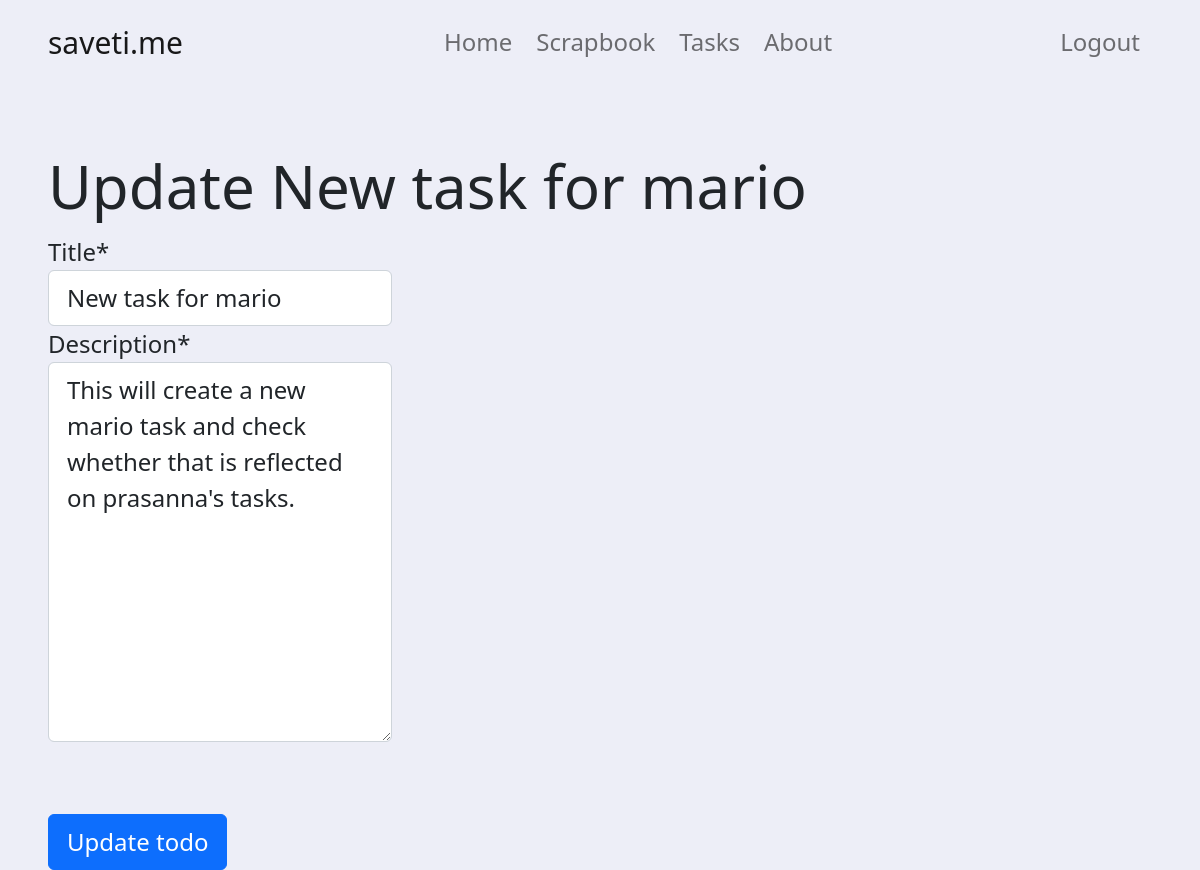
The app's page /task/update/4/ (signed in) with its own data.
### tasks/models.py (models this page shows, shortened)
class Task(models.Model):
    title = models.CharField(max_length=30)
    complete = models.BooleanField(default=False)
    created = models.DateTimeField(auto_now_add=True)
    description = models.TextField()
    author = models.ForeignKey(User,on_delete=models.CASCADE)
    completed_picture = models.ImageField(upload_to='media',blank=True)
    class Meta:
        ordering = ('created',)

### tasks/views.py (the view)
# urls.py: path('task/update/<str:pk>/',views.updateTask,name='updatetask'),
@login_required
def updateTask(request,pk):
    task = Task.objects.get(id=pk)
    form = TaskForm(instance=task)
    if request.method == 'POST':
        form = TaskForm(request.POST,instance=task)
        if form.is_valid():
            form.save()
        return redirect('/list/')
    context = {"task":task,"form":form}
    return render(request,"tasks/update.html",context)

### tasks/forms.py
class TaskForm(forms.ModelForm):
    class Meta:
        model = Task
        fields = ('title','description',)

### templates/tasks/update.html (shortened to what this page needs)
{% extends 'base.html' %}
{% load static %}
{% load crispy_forms_tags %}
{% block content %}
    <div class="container">
        <span style="display: block;height: 66px;"></span>
        <div class="row">
            <h1>Update {{ task.title }}</h1>
            <div class="col-xs-1-12 col-md-4">
                <form method="post">
                    {{ form|crispy }}
                    <br><br>
                    <button class="btn btn-primary" type="submit">Update todo</button>
                </form>
            </div>
        </div>
    </div>
{% endblock content %}

### static/css/base.css (style rules this page uses)
body { background-color: #edeef7; }

### templates/base.html (style rules this page uses)
* { font-size: x-large; }

### records on screen
Task: title "New task for mario", description "This will create a new mario task and check whether that is reflected on prasanna's tasks."
